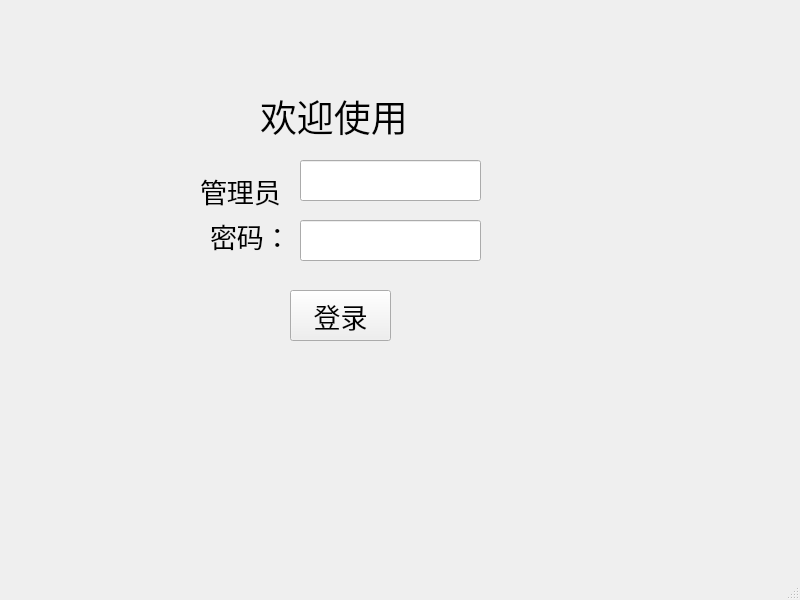
<?xml version="1.0" encoding="UTF-8"?>
<ui version="4.0">
 <class>login_MainWindow</class>
 <widget class="QMainWindow" name="login_MainWindow">
  <property name="geometry">
   <rect>
    <x>0</x>
    <y>0</y>
    <width>800</width>
    <height>600</height>
   </rect>
  </property>
  <property name="windowTitle">
   <string>MainWindow</string>
  </property>
  <widget class="QWidget" name="centralwidget">
   <widget class="QLabel" name="label">
    <property name="geometry">
     <rect>
      <x>260</x>
      <y>90</y>
      <width>151</width>
      <height>51</height>
     </rect>
    </property>
    <property name="font">
     <font>
      <family>黑体</family>
      <pointsize>28</pointsize>
     </font>
    </property>
    <property name="text">
     <string>欢迎使用</string>
    </property>
   </widget>
   <widget class="QLabel" name="label_2">
    <property name="geometry">
     <rect>
      <x>200</x>
      <y>170</y>
      <width>91</width>
      <height>41</height>
     </rect>
    </property>
    <property name="font">
     <font>
      <family>Adobe 黑体 Std R</family>
      <pointsize>20</pointsize>
     </font>
    </property>
    <property name="text">
     <string>管理员：</string>
    </property>
   </widget>
   <widget class="QLabel" name="label_3">
    <property name="geometry">
     <rect>
      <x>210</x>
      <y>220</y>
      <width>71</width>
      <height>31</height>
     </rect>
    </property>
    <property name="font">
     <font>
      <family>黑体</family>
      <pointsize>20</pointsize>
     </font>
    </property>
    <property name="text">
     <string>密码：</string>
    </property>
   </widget>
   <widget class="QLineEdit" name="lineEdit">
    <property name="geometry">
     <rect>
      <x>300</x>
      <y>160</y>
      <width>181</width>
      <height>41</height>
     </rect>
    </property>
   </widget>
   <widget class="QLineEdit" name="lineEdit_2">
    <property name="geometry">
     <rect>
      <x>300</x>
      <y>220</y>
      <width>181</width>
      <height>41</height>
     </rect>
    </property>
   </widget>
   <widget class="QPushButton" name="pushButton">
    <property name="geometry">
     <rect>
      <x>290</x>
      <y>290</y>
      <width>101</width>
      <height>51</height>
     </rect>
    </property>
    <property name="font">
     <font>
      <family>黑体</family>
      <pointsize>20</pointsize>
     </font>
    </property>
    <property name="text">
     <string>登录</string>
    </property>
   </widget>
  </widget>
  <widget class="QMenuBar" name="menubar">
   <property name="geometry">
    <rect>
     <x>0</x>
     <y>0</y>
     <width>800</width>
     <height>23</height>
    </rect>
   </property>
  </widget>
  <widget class="QStatusBar" name="statusbar"/>
 </widget>
 <resources/>
 <connections/>
</ui>
